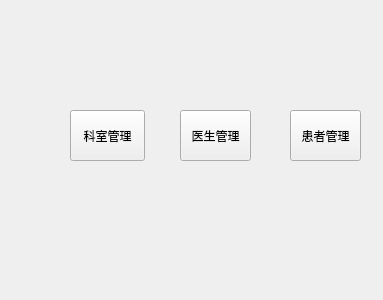
<?xml version="1.0" encoding="UTF-8"?>
<ui version="4.0">
 <class>WelcomeView</class>
 <widget class="QWidget" name="WelcomeView">
  <property name="geometry">
   <rect>
    <x>0</x>
    <y>0</y>
    <width>383</width>
    <height>300</height>
   </rect>
  </property>
  <property name="windowTitle">
   <string>欢迎</string>
  </property>
  <widget class="QPushButton" name="btDepartment">
   <property name="geometry">
    <rect>
     <x>70</x>
     <y>110</y>
     <width>75</width>
     <height>51</height>
    </rect>
   </property>
   <property name="text">
    <string>科室管理</string>
   </property>
   <property name="iconSize">
    <size>
     <width>16</width>
     <height>16</height>
    </size>
   </property>
  </widget>
  <widget class="QPushButton" name="btDoctor">
   <property name="geometry">
    <rect>
     <x>180</x>
     <y>110</y>
     <width>71</width>
     <height>51</height>
    </rect>
   </property>
   <property name="text">
    <string>医生管理</string>
   </property>
  </widget>
  <widget class="QPushButton" name="pushButton_3">
   <property name="geometry">
    <rect>
     <x>290</x>
     <y>110</y>
     <width>71</width>
     <height>51</height>
    </rect>
   </property>
   <property name="text">
    <string>患者管理</string>
   </property>
  </widget>
 </widget>
 <resources/>
 <connections/>
</ui>
